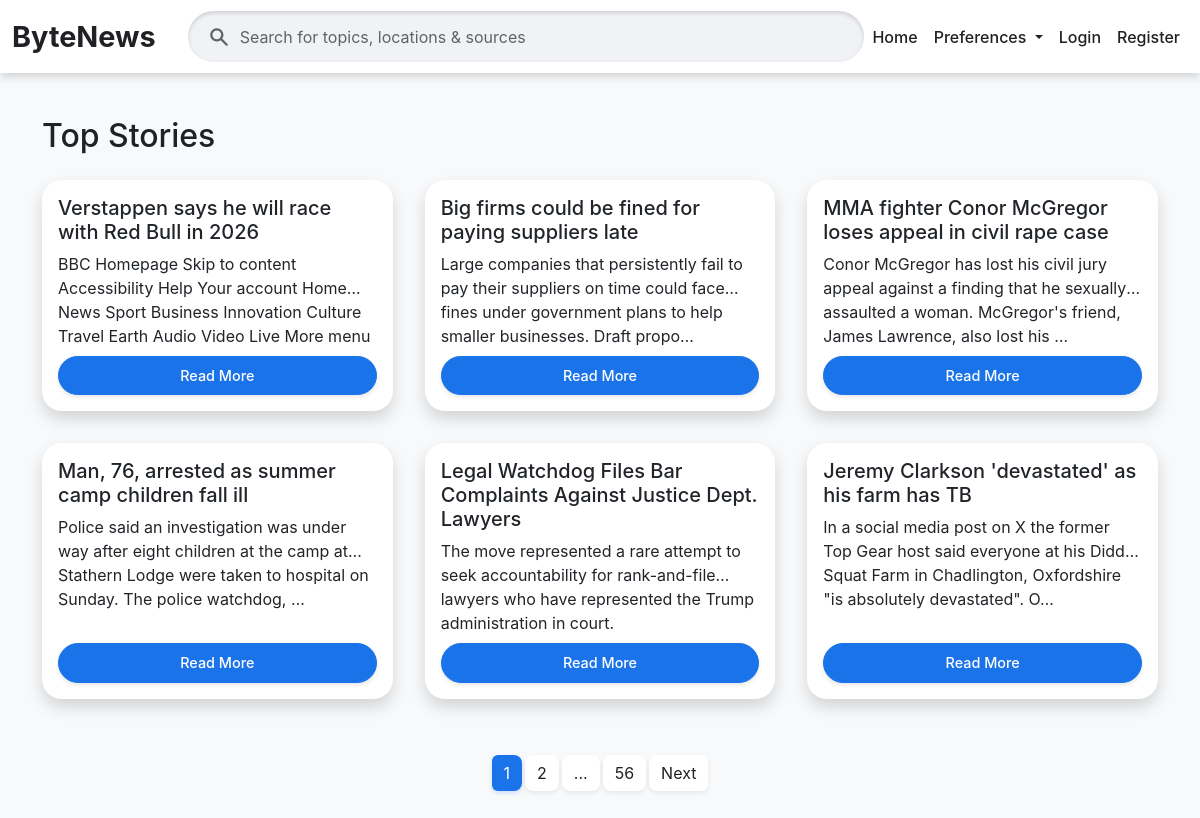
The page / on the database its author committed.
### news/models.py (models this page shows, shortened)
class Article(models.Model):
    title = models.CharField(max_length=200)
    content = models.TextField()
    publication_date = models.DateTimeField()
    author = models.CharField(max_length=100, blank=True, null=True)
    link = models.URLField(unique=True) # Ensure article links are unique
    categories = models.ManyToManyField(Category, related_name='articles')
    summary = models.TextField(blank=True, null=True) # New field for summary
    slug = models.SlugField(null=True, max_length=255, blank=True)
    approved = models.BooleanField(default=False) # New field to track approval status
    class Meta:
        ordering = ['-publication_date'] # Default ordering for articles
    def approved_status_icon(self): # Renamed for clarity in admin
        return self.approved # Return the boolean value directly
    approved_status_icon.boolean = True # Displays a nice checkmark/x in admin
    approved_status_icon.short_description = "Approved" # Column header in admin

### news/views.py (the view, shortened to what this page needs)
# urls.py: path('', views.ArticleListView.as_view(), name='article_list'), #
class ArticleListView(ListView):
    model = Article
    template_name = 'news/home.html'
    context_object_name = 'articles'
    ordering = ['-publication_date']
    paginate_by = 6
    def get_queryset(self):
        queryset = super().get_queryset()
        category_name = self.request.GET.get('category')
        if category_name:
            return queryset.filter(categories__name__iexact=category_name)
        search_query = self.request.GET.get('q')
        if search_query:
            queryset = queryset.filter(
                Q(title__icontains=search_query) |
                Q(content__icontains=search_query) |
                Q(categories__name__icontains=search_query)
            ).distinct()
        return queryset
    def get_context_data(self, **kwargs):
        ctx = super().get_context_data(**kwargs)
        ctx['categories'] = Category.objects.all().order_by('name')
        ctx['current_category'] = self.request.GET.get('category', '')
        ctx['search_query'] = self.request.GET.get('q', '')
        ctx['recommendations'] = []
        return ctx

### news/templates/news/home.html (shortened to what this page needs)
{% extends 'base.html' %}
{% load static %}
{% block content %}
<h2 class="mb-4">Top Stories</h2>
<div class="row">
    {% for article in articles %}
        <div class="col-md-6 col-lg-4 d-flex">
            <div class="card article-card p-3 flex-fill">
                <h5>{{ article.title }}</h5>
                <p>{{ article.summary|default_if_none:article.content|truncatechars:150 }}</p>
                <a href="{% url 'news:article_detail' slug=article.slug %}" class="btn btn-sm btn-primary mt-2">Read More</a>
            </div>
        </div>
    {% empty %}
        <p>No articles found.</p>
    {% endfor %}
</div>
{% if is_paginated %}
    <nav aria-label="Page navigation">
        <ul class="pagination justify-content-center mt-4">
            <li class="page-item {% if page_obj.number == 1 %}active{% endif %}"><a class="page-link" href="?page=1">1</a></li>
            {% for i in page_obj.paginator.page_range %}
                {% if i >= page_obj.number|add:"-1" and i <= page_obj.number|add:"1" and i != 1 and i != page_obj.paginator.num_pages %}
                    <li class="page-item "><a class="page-link" href="?page={{ i }}">{{ i }}</a></li>
                {% endif %}
            {% endfor %}
            {% if page_obj.number < page_obj.paginator.num_pages|add:"-1" and page_obj.number != page_obj.paginator.num_pages|add:"-2" %}
                <li class="page-item disabled"><span class="page-link">...</span></li>
            {% endif %}
            {% if page_obj.paginator.num_pages > 1 %}
                <li class="page-item "><a class="page-link" href="?page={{ page_obj.paginator.num_pages }}">{{ page_obj.paginator.num_pages }}</a></li>
            {% endif %}
            {% if page_obj.has_next %}
                <li class="page-item"><a class="page-link" href="?page={{ page_obj.next_page_number }}{% if current_category %}&category={{ current_category }}{% endif %}{% if search_query %}&q={{ search_query }}{% endif %}">Next</a></li>
            {% endif %}
        </ul>
    </nav>
{% endif %}
{% endblock %}

### ByteNews/templates/base.html (style rules this page uses)
:root { --gn-bg-light: #f8f9fa; --gn-card-bg: #ffffff; --gn-text-dark: #202124; --gn-text-muted: #5f6368; --gn-blue-accent: #1a73e8; --gn-blue-hover: #1764cc; --gn-border: #dadce0; --gn-input-bg: #f0f2f5; --gn-button-blue: #1a73e8; --gn-button-blue-hover: #1764cc; --gn-alert-bg: #e8f0fe; --gn-alert-border: #a8d1ff; --gn-danger-text: #d93025; --gn-danger-bg: #fce8e6; --gn-danger-border: #fccac7; --gn-success-text: #188038; --gn-success-bg: #e6f4ea; --gn-success-border: #a8daaa; }
body { background-color: var(--gn-bg-light); color: var(--gn-text-dark); font-family: 'Google Sans', 'Inter', sans-serif; }
.card { background-color: var(--gn-card-bg); border: none; border-radius: 20px; box-shadow: 0 8px 16px rgba(0,0,0,0.15); padding: 0.4rem 2.5rem; transition: transform 0.2s ease-in-out, box-shadow 0.2s ease-in-out; }
.btn-primary { background-color: var(--gn-button-blue); border-color: var(--gn-button-blue); color: white; border-radius: 24px; padding: 8px 16px; font-size: 0.9rem; font-weight: 500; text-decoration: none !important; transition: background-color 0.2s ease-in-out, box-shadow 0.2s ease-in-out; box-shadow: 0 2px 4px rgba(0,0,0,0.1); }
.pagination .page-link { background-color: var(--gn-card-bg); color: var(--gn-text-dark); border: none; border-radius: 8px; margin: 0 4px; box-shadow: 0 2px 4px rgba(0,0,0,0.08); }
.pagination .page-item.active .page-link { background-color: var(--gn-blue-accent); border-color: var(--gn-blue-accent); color: white; box-shadow: 0 2px 4px rgba(26, 115, 232, 0.2); }
.article-card { display: flex; flex-direction: column; height: 100%; margin-bottom: 3rem; max-width: 400px; margin-left: auto; margin-right: auto; }
.article-card p { flex-grow: 1; overflow: hidden; margin-bottom: 0; display: -webkit-box; -webkit-line-clamp: 2; -webkit-box-orient: vertical; text-overflow: ellipsis; }
.article-card .btn { margin-top: 0.2rem; }
.row > [class*="col-"] { padding-left: 1rem; padding-right: 1rem; padding-bottom: 2rem; }
.row { margin-left: -1rem; margin-right: -1rem; }

### rows shown on the page
Article: title "Verstappen says he will race with Red Bull in 2026", summary "BBC Homepage Skip to content Accessibility Help Your account Home News Sport Business Innovation Culture Travel Earth Audio Video Live More…"
Article: title "Big firms could be fined for paying suppliers late", summary "Large companies that persistently fail to pay their suppliers on time could face fines under government plans to help smaller businesses. Draft propo…"
Article: title "MMA fighter Conor McGregor loses appeal in civil rape case", summary "Conor McGregor has lost his civil jury appeal against a finding that he sexually assaulted a woman. McGregor's friend, James Lawrence, also lost his …"
Article: title "Man, 76, arrested as summer camp children fall ill", summary "Police said an investigation was under way after eight children at the camp at Stathern Lodge were taken to hospital on Sunday. The police watchdog, …"
Article: title "Legal Watchdog Files Bar Complaints Against Justice Dept. Lawyers", summary "The move represented a rare attempt to seek accountability for rank-and-file lawyers who have represented the Trump administration in court."
Article: title "Jeremy Clarkson 'devastated' as his farm has TB", summary "In a social media post on X the former Top Gear host said everyone at his Diddly Squat Farm in Chadlington, Oxfordshire \"is absolutely devastated\". O…"

### other values the page prints
{{ i }} "2"
{{ page_obj.paginator.num_pages }} "56"
